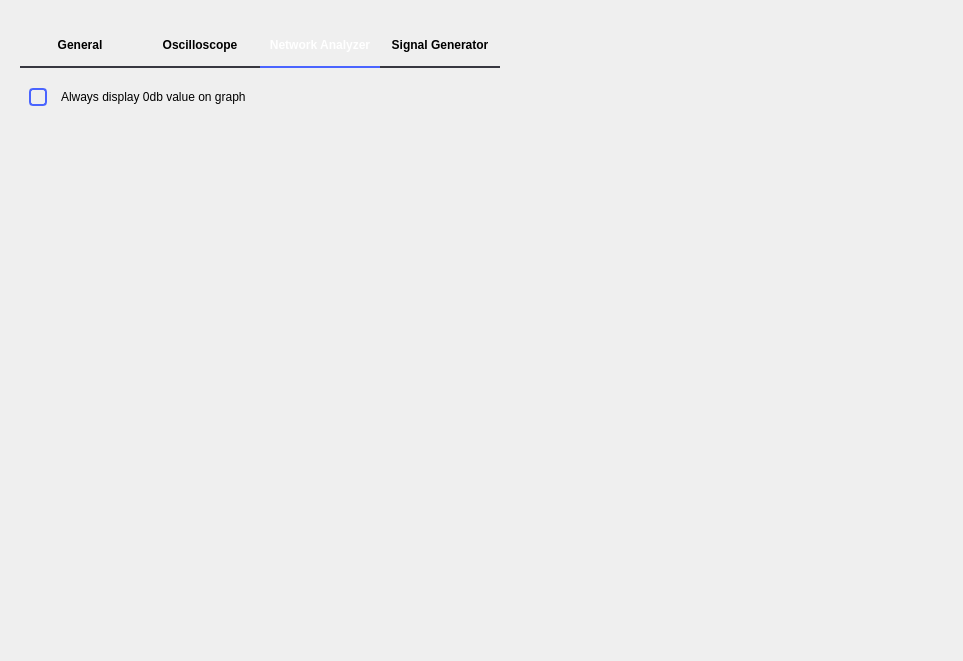
<?xml version="1.0" encoding="UTF-8"?>
<ui version="4.0">
 <class>Preferences</class>
 <widget class="QWidget" name="Preferences">
  <property name="geometry">
   <rect>
    <x>0</x>
    <y>0</y>
    <width>963</width>
    <height>661</height>
   </rect>
  </property>
  <property name="windowTitle">
   <string>Form</string>
  </property>
  <layout class="QVBoxLayout" name="verticalLayout">
   <property name="topMargin">
    <number>20</number>
   </property>
   <item>
    <widget class="adiscope::DetachDragZone" name="mainWidget" native="true">
     <layout class="QVBoxLayout" name="verticalLayout_2">
      <item>
       <widget class="QTabWidget" name="tabWidget">
        <property name="minimumSize">
         <size>
          <width>919</width>
          <height>0</height>
         </size>
        </property>
        <property name="styleSheet">
         <string notr="true">QTabWidget::pane {
  border-top: 0px;
}
QTabBar::tab {
  min-width: 120px;
  min-height: 32px;
  padding-bottom: 5px;
  font: bold;
}
QTabBar::tab:selected {
  color: white;
  border-bottom: 2px solid rgba(74, 100, 255);
  margin-top: 0px;
}
QTabBar::tab:!selected {
  border-bottom: 2px solid rgba(55, 55, 64);
  margin-top: 0px;
}</string>
        </property>
        <property name="currentIndex">
         <number>2</number>
        </property>
        <widget class="QWidget" name="General">
         <attribute name="title">
          <string>General</string>
         </attribute>
         <layout class="QVBoxLayout" name="verticalLayout_3">
          <item>
           <layout class="QHBoxLayout" name="horizontalLayout_3">
            <property name="topMargin">
             <number>10</number>
            </property>
            <item>
             <widget class="QCheckBox" name="saveSessionCheckBox">
              <property name="sizePolicy">
               <sizepolicy hsizetype="Fixed" vsizetype="Fixed">
                <horstretch>0</horstretch>
                <verstretch>0</verstretch>
               </sizepolicy>
              </property>
              <property name="styleSheet">
               <string notr="true">QCheckBox {
  spacing: 8px;
  background-color: transparent;
  font-size: 14px;
  font-weight: bold;
  font-family: &quot;monospace&quot;;
  color: rgba(255, 255, 255, 153);
}

QCheckBox::indicator {
  width: 14px;
  height: 14px;
  border: 2px solid rgb(74,100,255);
  border-radius: 4px;
}
QCheckBox::indicator:unchecked { background-color: transparent; }
QCheckBox::indicator:checked { background-color: rgb(74,100,255); }</string>
              </property>
              <property name="text">
               <string/>
              </property>
              <property name="checked">
               <bool>true</bool>
              </property>
             </widget>
            </item>
            <item>
             <widget class="QLabel" name="label_4">
              <property name="sizePolicy">
               <sizepolicy hsizetype="Fixed" vsizetype="Preferred">
                <horstretch>0</horstretch>
                <verstretch>0</verstretch>
               </sizepolicy>
              </property>
              <property name="text">
               <string>Save session when closing scopy</string>
              </property>
             </widget>
            </item>
            <item>
             <spacer name="horizontalSpacer_3">
              <property name="orientation">
               <enum>Qt::Horizontal</enum>
              </property>
              <property name="sizeHint" stdset="0">
               <size>
                <width>40</width>
                <height>20</height>
               </size>
              </property>
             </spacer>
            </item>
           </layout>
          </item>
          <item>
           <layout class="QHBoxLayout" name="horizontalLayout_4">
            <property name="topMargin">
             <number>10</number>
            </property>
            <item>
             <widget class="QPushButton" name="resetBtn">
              <property name="styleSheet">
               <string notr="true">QPushButton
{
  width: 175px;
  height: 30px;
  border-radius: 4px;
  background-color: #4a64ff;

  font-family: ArialMT;
  font-size: 14px;
  font-weight: normal;
  font-style: normal;
  text-align: center;
  color: #ffffff;
}

QPushButton:hover
{
	 background-color: #4a34ff;
}</string>
              </property>
              <property name="text">
               <string>Reset Scopy</string>
              </property>
              <property name="flat">
               <bool>true</bool>
              </property>
             </widget>
            </item>
            <item>
             <spacer name="horizontalSpacer_4">
              <property name="orientation">
               <enum>Qt::Horizontal</enum>
              </property>
              <property name="sizeHint" stdset="0">
               <size>
                <width>40</width>
                <height>20</height>
               </size>
              </property>
             </spacer>
            </item>
           </layout>
          </item>
          <item>
           <spacer name="verticalSpacer_3">
            <property name="orientation">
             <enum>Qt::Vertical</enum>
            </property>
            <property name="sizeHint" stdset="0">
             <size>
              <width>20</width>
              <height>40</height>
             </size>
            </property>
           </spacer>
          </item>
         </layout>
        </widget>
        <widget class="QWidget" name="Oscilloscope">
         <attribute name="title">
          <string>Oscilloscope</string>
         </attribute>
         <layout class="QVBoxLayout" name="verticalLayout_4">
          <item>
           <layout class="QHBoxLayout" name="horizontalLayout">
            <property name="topMargin">
             <number>10</number>
            </property>
            <item>
             <widget class="QCheckBox" name="oscLabelsCheckBox">
              <property name="sizePolicy">
               <sizepolicy hsizetype="Fixed" vsizetype="Fixed">
                <horstretch>0</horstretch>
                <verstretch>0</verstretch>
               </sizepolicy>
              </property>
              <property name="styleSheet">
               <string notr="true">QCheckBox {
  spacing: 8px;
  background-color: transparent;
  font-size: 14px;
  font-weight: bold;
  font-family: &quot;monospace&quot;;
  color: rgba(255, 255, 255, 153);
}

QCheckBox::indicator {
  width: 14px;
  height: 14px;
  border: 2px solid rgb(74,100,255);
  border-radius: 4px;
}
QCheckBox::indicator:unchecked { background-color: transparent; }
QCheckBox::indicator:checked { background-color: rgb(74,100,255); }</string>
              </property>
              <property name="text">
               <string/>
              </property>
             </widget>
            </item>
            <item>
             <widget class="QLabel" name="label_2">
              <property name="sizePolicy">
               <sizepolicy hsizetype="Fixed" vsizetype="Preferred">
                <horstretch>0</horstretch>
                <verstretch>0</verstretch>
               </sizepolicy>
              </property>
              <property name="text">
               <string>Enable labels on the plot </string>
              </property>
             </widget>
            </item>
            <item>
             <spacer name="horizontalSpacer">
              <property name="orientation">
               <enum>Qt::Horizontal</enum>
              </property>
              <property name="sizeHint" stdset="0">
               <size>
                <width>40</width>
                <height>20</height>
               </size>
              </property>
             </spacer>
            </item>
           </layout>
          </item>
          <item>
           <spacer name="verticalSpacer">
            <property name="orientation">
             <enum>Qt::Vertical</enum>
            </property>
            <property name="sizeHint" stdset="0">
             <size>
              <width>20</width>
              <height>40</height>
             </size>
            </property>
           </spacer>
          </item>
         </layout>
        </widget>
        <widget class="QWidget" name="NetworkAnalyzer">
         <attribute name="title">
          <string>Network Analyzer</string>
         </attribute>
         <layout class="QVBoxLayout" name="verticalLayout_6">
          <item>
           <layout class="QHBoxLayout" name="horizontalLayout_5">
            <property name="topMargin">
             <number>10</number>
            </property>
            <item>
             <widget class="QCheckBox" name="na_zeroCheckBox">
              <property name="styleSheet">
               <string notr="true">QCheckBox {
  spacing: 8px;
  background-color: transparent;
  font-size: 14px;
  font-weight: bold;
  font-family: &quot;monospace&quot;;
  color: rgba(255, 255, 255, 153);
}

QCheckBox::indicator {
  width: 14px;
  height: 14px;
  border: 2px solid rgb(74,100,255);
  border-radius: 4px;
}
QCheckBox::indicator:unchecked { background-color: transparent; }
QCheckBox::indicator:checked { background-color: rgb(74,100,255); }</string>
              </property>
              <property name="text">
               <string/>
              </property>
             </widget>
            </item>
            <item>
             <widget class="QLabel" name="label">
              <property name="text">
               <string>Always display 0db value on graph</string>
              </property>
             </widget>
            </item>
            <item>
             <spacer name="horizontalSpacer_5">
              <property name="orientation">
               <enum>Qt::Horizontal</enum>
              </property>
              <property name="sizeHint" stdset="0">
               <size>
                <width>40</width>
                <height>20</height>
               </size>
              </property>
             </spacer>
            </item>
           </layout>
          </item>
          <item>
           <spacer name="verticalSpacer_4">
            <property name="orientation">
             <enum>Qt::Vertical</enum>
            </property>
            <property name="sizeHint" stdset="0">
             <size>
              <width>20</width>
              <height>40</height>
             </size>
            </property>
           </spacer>
          </item>
         </layout>
        </widget>
        <widget class="QWidget" name="SignalGenerator">
         <attribute name="title">
          <string>Signal Generator</string>
         </attribute>
         <layout class="QVBoxLayout" name="verticalLayout_5">
          <item>
           <layout class="QHBoxLayout" name="horizontalLayout_2">
            <property name="topMargin">
             <number>10</number>
            </property>
            <item>
             <widget class="QLabel" name="label_3">
              <property name="text">
               <string>Number of displayed periods</string>
              </property>
             </widget>
            </item>
            <item>
             <widget class="QLineEdit" name="sigGenNrPeriods">
              <property name="sizePolicy">
               <sizepolicy hsizetype="Minimum" vsizetype="Fixed">
                <horstretch>0</horstretch>
                <verstretch>0</verstretch>
               </sizepolicy>
              </property>
              <property name="styleSheet">
               <string notr="true">
QLineEdit[invalid=true] {
border-color: red;
color: red;
}
QLineEdit[valid=true] {
border-color: grey;
color: white;
}</string>
              </property>
              <property name="text">
               <string>2</string>
              </property>
             </widget>
            </item>
            <item>
             <spacer name="horizontalSpacer_2">
              <property name="orientation">
               <enum>Qt::Horizontal</enum>
              </property>
              <property name="sizeHint" stdset="0">
               <size>
                <width>40</width>
                <height>20</height>
               </size>
              </property>
             </spacer>
            </item>
           </layout>
          </item>
          <item>
           <spacer name="verticalSpacer_2">
            <property name="orientation">
             <enum>Qt::Vertical</enum>
            </property>
            <property name="sizeHint" stdset="0">
             <size>
              <width>20</width>
              <height>40</height>
             </size>
            </property>
           </spacer>
          </item>
         </layout>
        </widget>
       </widget>
      </item>
     </layout>
    </widget>
   </item>
  </layout>
 </widget>
 <customwidgets>
  <customwidget>
   <class>adiscope::DetachDragZone</class>
   <extends>QWidget</extends>
   <header>detachdragzone.h</header>
   <container>1</container>
  </customwidget>
 </customwidgets>
 <resources/>
 <connections/>
</ui>
